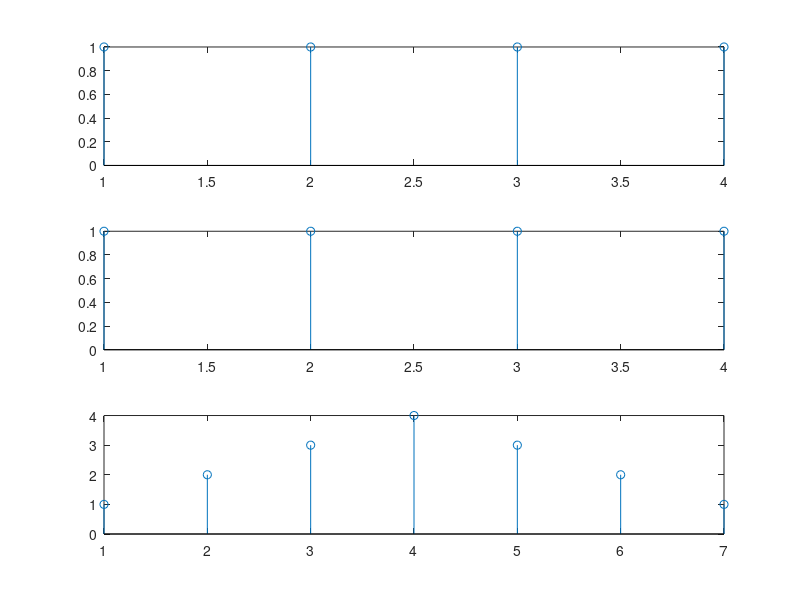

Here is the MATLAB script that generated this plot:
%linear convolution
x=[1,1,1,1];
h=[1,1,1,1];
y=conv(x,h);

subplot(3,1,1);
stem(x);
subplot(3,1,2);
stem(h);
subplot(3,1,3);
stem(y);
